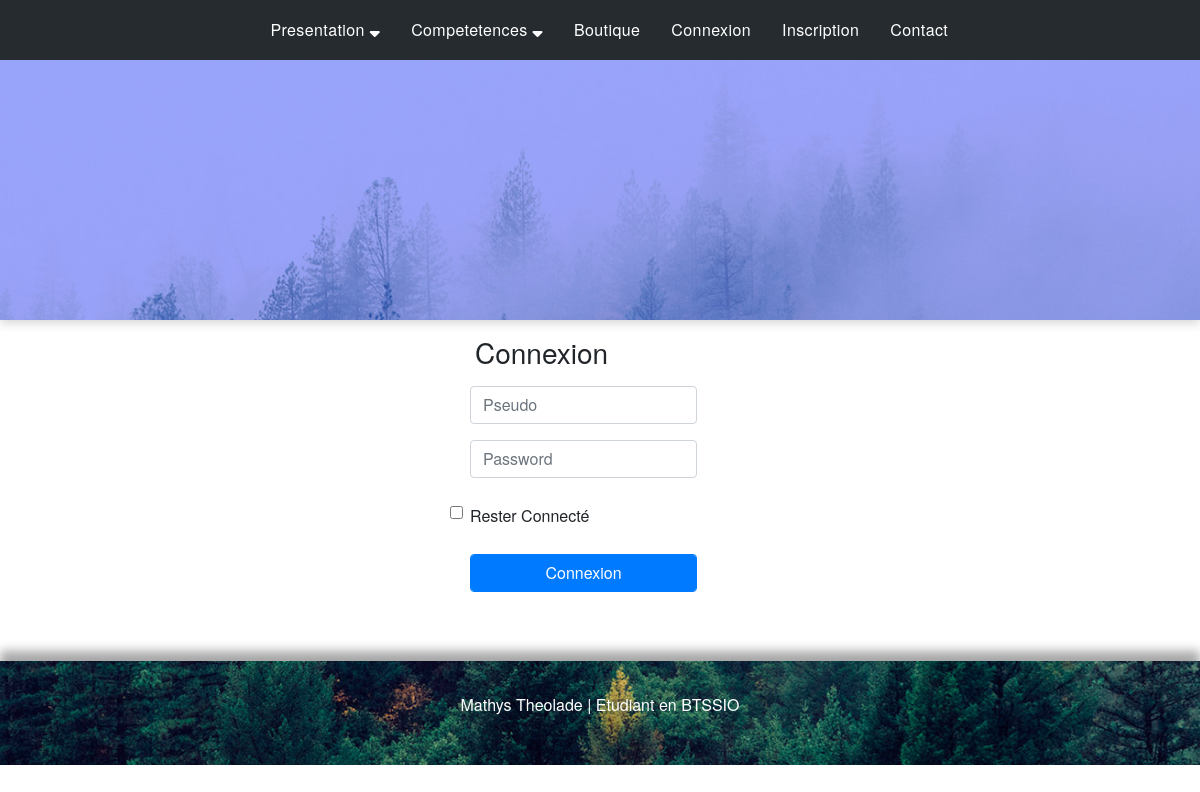
/?controleur=connexion, run on the app's committed database.
### tables this page shows
CREATE TABLE `onglets` (
                           `id` int(11) NOT NULL,
                           `nom` varchar(100) NOT NULL,
                           `controlerName` varchar(100) NOT NULL,
                           `dropdown` int(11) NOT NULL DEFAULT 0,
                           `options` varchar(255) DEFAULT NULL,
                           `date` datetime NOT NULL
);

### App/modeles/Autoloader.php (called while the page is built, shortened)
<?php
class Autoloader{
    static function autoload($class){
        $class = str_replace(__NAMESPACE__ . '\\', '', $class);
        $class = str_replace('\\', '/', $class);
        $word = $class;
        $pos = strpos($word,"Controler");
    }
}

### App/modeles/Database/Database.php (called while the page is built, shortened)
<?php
class Database extends DatabaseConfig
{
    private static $db_name;
    private static $db_user;
    private static $db_pass;
    private static $db_host;
    private static $pdo;
    public function __construct()
    {
        self::$db_name = $this->BDD_NAME;
        self::$db_user = $this->BDD_USER;
        self::$db_pass = $this->BDD_PASSWORD;
        self::$db_host = $this->BDD_HOST;
    }
    private function getPDO()
    {
        if (self::$pdo == null) {
            $pdo = new PDO('mysql:dbname=' . self::$db_name . ';host=' . self::$db_host . '', self::$db_user, self::$db_pass);
            $pdo->setAttribute(PDO::ATTR_ERRMODE, PDO::ERRMODE_EXCEPTION);
            self::$pdo = $pdo;
        }
        return self::$pdo;
    }
    public static function prepare($statement, $attributes = null, $return = true , $one = null)
    {
        $req = (new Database)->getPDO()->prepare($statement);
        $req->execute($attributes);
        if($return) {
            if ($one) {
                $datas = $req->fetch();
            } else {
                $datas = $req->fetchAll();
            }
        }
        (isset($datas))?  $datas = $datas : $datas = false;
        return $datas;
    }
}

### App/Controler/Controler_default.php (called while the page is built, shortened)
<?php
class controler_default
{
    public function getAllOnglets(){
         return Database::prepare("SELECT * FROM onglets",null, true, null );
    }
}

### App/vues/template/default.php (the view, shortened to what this page needs)
<!doctype html>
<html lang="fr">
<head>
    <link rel="stylesheet" href="<?= \School\Chemins\Chemins::STYLE ?>bootstrap.min.css">
    <link rel="stylesheet" href="<?= \School\Chemins\Chemins::STYLE ?>bootstrap-grid.min.css">
    <link rel="stylesheet" href="<?= \School\Chemins\Chemins::STYLE ?>bootstrap-reboot.min.css">
    <link rel="stylesheet" href="<?= \School\Chemins\Chemins::STYLE ?>style.css?<?= date('s')?>">
</head>
<body>
<div id="page">
    <header id="animation">
        <div class="bg" style="background-image: url('<?= \School\Chemins\Chemins::IMAGES ?>slide-bg.jpg');background-attachment: fixed;    box-shadow: 0 3px 10px 0 rgba(1, 3, 4, 0.35);"></div>
        <nav id="navbar" class="navbar navbar-expand-lg navbar-light navbar-right">
            <div class="collapse navbar-collapse" id="navbarSupportedContent">
                <ul class="navbar-nav mr-auto">
                    <?php
                        foreach ($arrayNav as $onglet){
                            if($onglet['dropdown'] == 0){
                                ?>
                                <li class="nav-item"><a href="?controleur=<?= $onglet['controlerName'] ?>" class="nav-link"><?= $onglet['nom'] ?></a></li>
                                <?php
                            }else{
                                ?>
                                <li class="nav-item dropdown">
                                    <a class="nav-link dropdown-toggle" href="#" id="navbarDropdown" role="button" data-toggle="dropdown" aria-haspopup="true" aria-expanded="false">
                                        <?= $onglet['nom'] ?> <i class="fas fa-sort-down"></i>
                                    </a>
                                </li>
                            <?php }
                        }
                    ?>
                    <li class="nav-item"><a href="mailto:mathystheolade973@gmail.com" class="nav-link">Contact</a></li>
                </ul>
            </div>
        </nav>
    </header>
    <?= $content ?>
    <footer id="footer" class="mainFooter bg" style="background-image: url('<?= \School\Chemins\Chemins::IMAGES ?>slide-bg.jpg');background-attachment: fixed; height: auto;opacity: 1 !important;    box-shadow: 0 -10px 10px 0 rgba(1, 3, 4, 0.35);">
        <p id="footer" style="opacity: 1 !important;">Mathys Theolade | Etudiant en BTSSIO</p>
    </footer>
</div>
</body>
</html>

### public/css/style.css (style rules this page uses)
html,body { font-family: Helvetica Neue, Helvetica, Arial, sans-serif; line-height: 1.75; margin: 0; padding: 0; width: 100%; }
html,body, #page { height: 100%; }
li { list-style: none; }
*,::before,::after { box-sizing: border-box; }
header { position: relative; top: 0; left: 0; width: 100%; height: 320px; background: #304fff; }
.bg { width: 100%; height: 100%; background-position: center center; background-repeat: no-repeat; background-size: cover; opacity: 0.5; }
nav { position: relative; padding: 25px; text-align: right; top: -100%; }
nav li { display: inline; margin-right: 15px; }
nav li a { position: relative; display: inline-block; padding: 8px 20px; vertical-align: middle; font-weight: 300; letter-spacing: 0.025em; color: inherit; text-decoration: none; color: white !important; }
nav li a::after { content: ""; position: absolute; bottom: 0; right: 20px; left: 20px; height: 2px; background-color: #B13C2E; opacity: 0; transform: translateY(5px); transition: all .4s; }
.dropdown-toggle::after { margin: 0; vertical-align: none; border: 0; }
.navbar-right { position: fixed; top: 0; left: 0; right: 0; z-index: 16; background-color: #252b2f; }
.navbar-nav { margin-left: auto; width: 60%; }
#page { position: relative; overflow: auto; }
.mainFooter { position: relative; bottom: 0; box-shadow: 2px 4px 12px gray; padding: 30px; margin-top: 45px; background-color: #304fffc7; color: #fff; }
p#footer { text-align: center; }

### data on the page
onglets: nom "Presentation"
onglets: nom "Competetences"
onglets: nom "Boutique"
onglets: nom "Connexion"
onglets: nom "Inscription"
